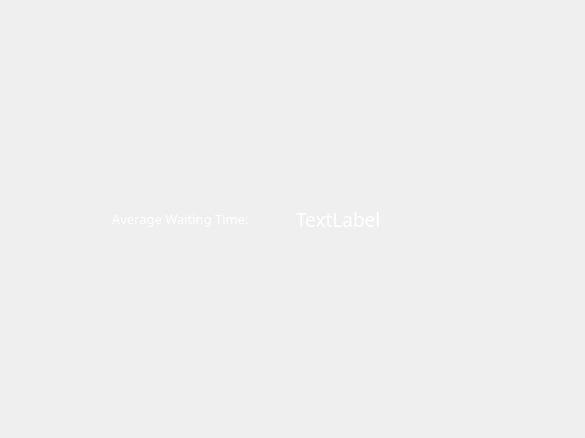
<?xml version="1.0" encoding="UTF-8"?>
<ui version="4.0">
 <class>avgWaiting</class>
 <widget class="QDialog" name="avgWaiting">
  <property name="geometry">
   <rect>
    <x>0</x>
    <y>0</y>
    <width>585</width>
    <height>438</height>
   </rect>
  </property>
  <property name="windowTitle">
   <string>Dialog</string>
  </property>
  <property name="styleSheet">
   <string notr="true">avgWaiting{
background: #02475e;
}</string>
  </property>
  <layout class="QGridLayout" name="gridLayout">
   <item row="0" column="0">
    <layout class="QHBoxLayout" name="horizontalLayout">
     <item>
      <widget class="QLabel" name="label">
       <property name="font">
        <font>
         <family>Century Gothic</family>
         <pointsize>10</pointsize>
        </font>
       </property>
       <property name="layoutDirection">
        <enum>Qt::LeftToRight</enum>
       </property>
       <property name="styleSheet">
        <string notr="true">QLabel{
	margin-right: 35px;
color:white;
}</string>
       </property>
       <property name="text">
        <string>Average Waiting Time: </string>
       </property>
       <property name="alignment">
        <set>Qt::AlignRight|Qt::AlignTrailing|Qt::AlignVCenter</set>
       </property>
      </widget>
     </item>
     <item>
      <widget class="QLabel" name="avgWaitLabel">
       <property name="font">
        <font>
         <family>Century Gothic</family>
         <pointsize>14</pointsize>
        </font>
       </property>
       <property name="styleSheet">
        <string notr="true">QLabel{
color:white;
}</string>
       </property>
       <property name="text">
        <string>TextLabel</string>
       </property>
      </widget>
     </item>
    </layout>
   </item>
  </layout>
 </widget>
 <resources/>
 <connections/>
</ui>
